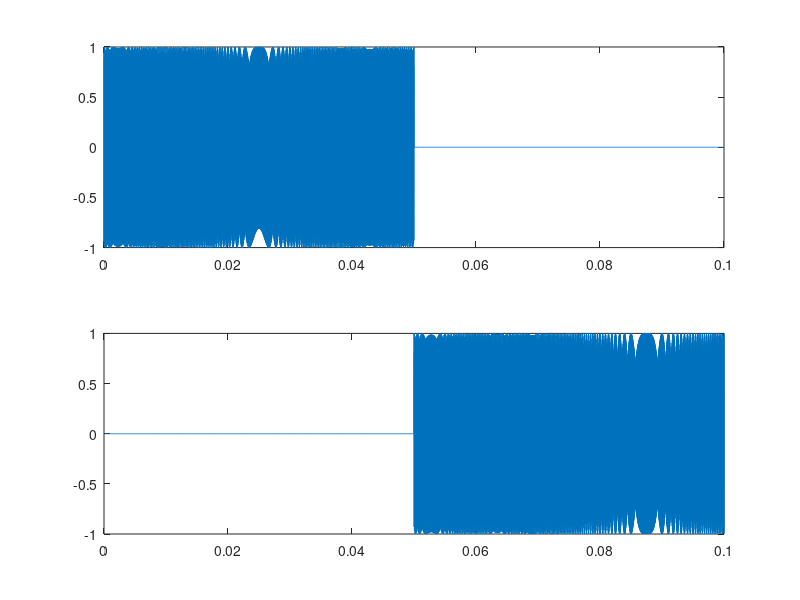
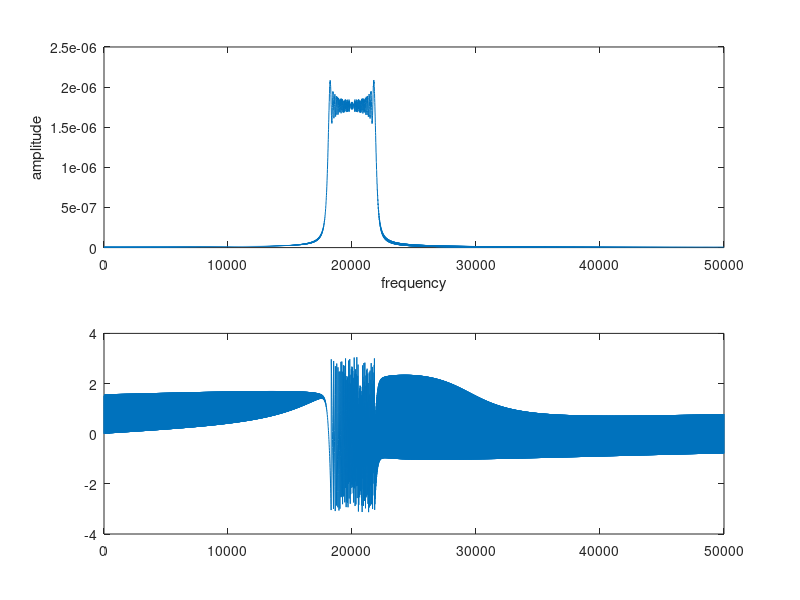
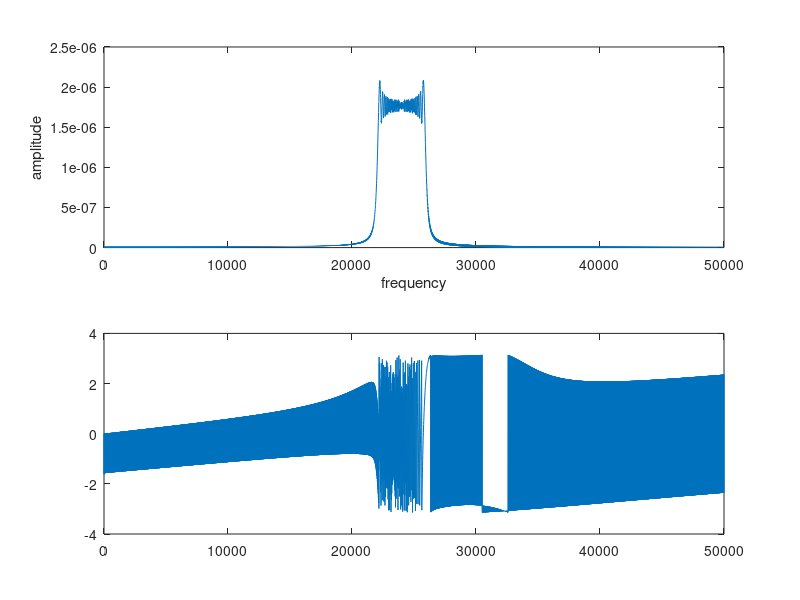
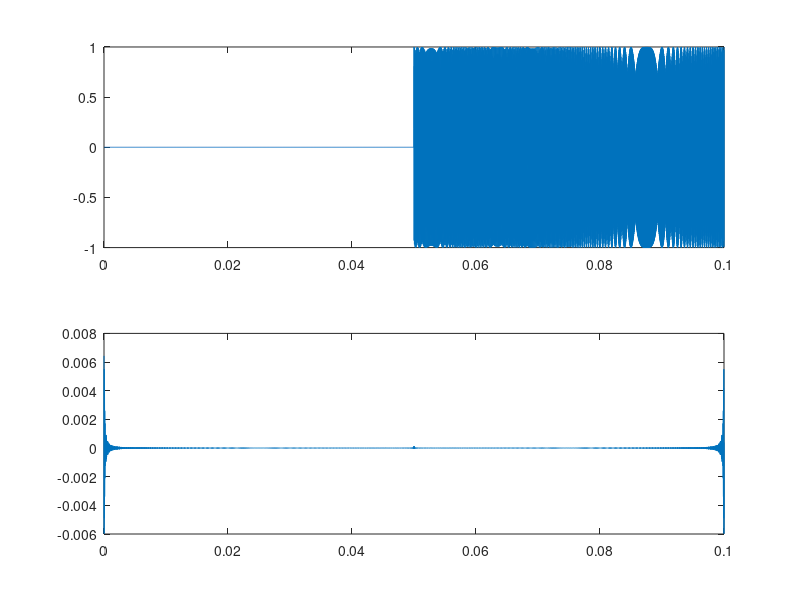

Write the MATLAB code that produced these figures, in order.
%%%%%%%%%%%%%%%%%%%%%%%%%%%%%%%%%%%%%%%%%%%%%%%%%%%%%%%%%%%%%%%%%%%%%%%%%%%
% FMCW derive the impulse response - simulation
% Welcome to Beamforming world!
% BY ming30032332
%%%%%%%%%%%%%%%%%%%%%%%%%%%%%%%%%%%%%%%%%%%%%%%%%%%%%%%%%%%%%%%%%%%%%%%%%%%

fs = 100000; 
t = 0:1/fs:50e-3;
f0 = 18e3; 
f1 = 22e3;
T = t(end);% stop time
B = f1 - f0; % freq 18k - 22k
t_tau = [t,(50e-3+1/fs:1/fs:100e-3)];

%%
x = cos(2 * pi * (f0 * t + (B / (2 * T)) * t.^2));
x = [x,zeros(1,5000)];
xx = cos(2 * pi * (f0 * t_tau + (B / (2 * T)) * t_tau.^2));
xx(1:5000) = 0;
figure;
subplot(2,1,1);
plot(t_tau,x);
subplot(2,1,2);
plot(t_tau,xx);

%%

%原始訊號
freq_bin1 = ((1:length(x))-1)/length(x)*fs;
power1 = abs(fft(x-mean(x)))/length(x).^2;

%觀察chirp頻譜
% figure;
% plot(freq_bin(1:round(end/2)),power(1:round(end/2)));
% xlabel("frequency");
% ylabel("amplitude");


Xf1 = fft(x);
phase = angle(Xf1);
phase = phase(1:floor(length(x)/2)+1);


figure;
subplot(2,1,1);
plot(freq_bin1(1:round(end/2)),power1(1:round(end/2)));
xlabel("frequency");
ylabel("amplitude");

subplot(2,1,2);
plot(freq_bin1(1:round(end/2)),phase);
%%

%delay訊號
freq_bin2 = ((1:length(xx))-1)/length(xx)*fs;
power2 = abs(fft(xx-mean(xx)))/length(xx).^2;

Xf2 = fft(xx);
phase = angle(Xf2);
phase = phase(1:floor(length(xx)/2)+1);

figure;
subplot(2,1,1);
plot(freq_bin2(1:round(end/2)),power2(1:round(end/2)));
xlabel("frequency");
ylabel("amplitude");

subplot(2,1,2);
plot(freq_bin2(1:round(end/2)),phase);

%%
amplitude = abs(Xf2); %後來的amplitude

%保留linear phase
linear_phase = Xf2/Xf1;

target_signal = amplitude.*linear_phase;
%%
x_phase_removed = real(ifft(target_signal));

figure;
subplot(2,1,1);
plot(t_tau,xx);

subplot(2,1,2);
plot(t_tau, x_phase_removed);


%%
asin(1*8.5/9.8)
asin(1*8.5/9.8)*180/pi